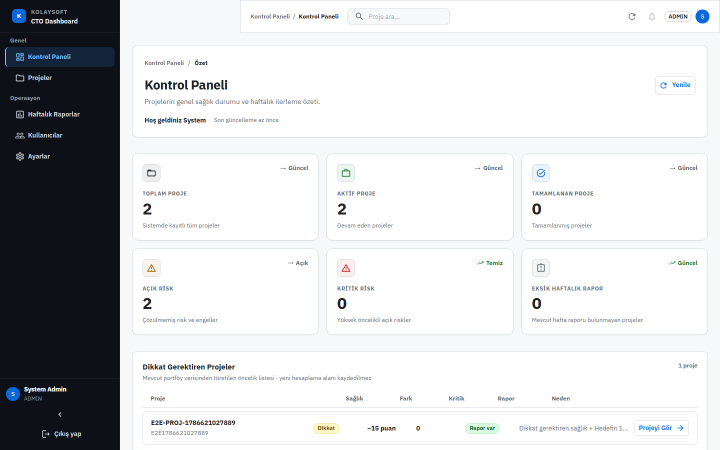
#> input picture docs/assets/screenshots/01-dashboard.png, 1440 x 900 px (shown at 1/2 size)
$ python compose_social_preview.py
#> lines starting #> are read from the running program, lines starting #| are printed output that depends on the picture; after the words box and inside, x2 and y2 are one past the last pixel; in counts of white or black regions, pixels touching at a corner belong together
"""
Compose GitHub Social Preview (1280x640) from Product Tour screenshots.

  python docs/tools/compose_social_preview.py

Does not modify application source. Output:
  docs/assets/social/kolaysoft-cto-dashboard-social-preview.png
"""

from __future__ import annotations

from pathlib import Path

from PIL import Image, ImageDraw, ImageFilter, ImageFont

ROOT = Path(__file__).resolve().parents[2]
SHOTS = ROOT / "docs" / "assets" / "screenshots"
OUT_DIR = ROOT / "docs" / "assets" / "social"
OUT_PATH = OUT_DIR / "kolaysoft-cto-dashboard-social-preview.png"

CANVAS_W, CANVAS_H = 1280, 640


def load_font(size: int, bold: bool = False) -> ImageFont.FreeTypeFont | ImageFont.ImageFont:
    candidates = [
        r"C:\Windows\Fonts\segoeuib.ttf" if bold else r"C:\Windows\Fonts\segoeui.ttf",
        r"C:\Windows\Fonts\arialbd.ttf" if bold else r"C:\Windows\Fonts\arial.ttf",
        "/usr/share/fonts/truetype/dejavu/DejaVuSans-Bold.ttf"
        if bold
        else "/usr/share/fonts/truetype/dejavu/DejaVuSans.ttf",
    ]
    for path in candidates:
        try:
            return ImageFont.truetype(path, size=size)
        except OSError:
            continue
    return ImageFont.load_default()


def rounded(im: Image.Image, radius: int) -> Image.Image:
    im = im.convert("RGBA")
    mask = Image.new("L", im.size, 0)
    draw = ImageDraw.Draw(mask)
    draw.rounded_rectangle((0, 0, im.width, im.height), radius=radius, fill=255)
    out = im.copy()
    out.putalpha(mask)
    return out


def drop_shadow(im: Image.Image, offset: tuple[int, int] = (0, 10), blur: int = 18, opacity: int = 90) -> Image.Image:
    shadow = Image.new("RGBA", (im.width + blur * 2 + abs(offset[0]), im.height + blur * 2 + abs(offset[1])), (0, 0, 0, 0))
    layer = Image.new("RGBA", im.size, (0, 0, 0, opacity))
    layer.putalpha(im.split()[-1].point(lambda a: min(a, opacity)))
    shadow.paste(layer, (blur + max(offset[0], 0), blur + max(offset[1], 0)), layer)
    shadow = shadow.filter(ImageFilter.GaussianBlur(blur // 2))
    base = Image.new("RGBA", shadow.size, (0, 0, 0, 0))
    base.alpha_composite(shadow)
    base.alpha_composite(im, (blur + max(-offset[0], 0), blur + max(-offset[1], 0)))
    return base


def crop_resize(path: Path, box: tuple[int, int, int, int], width: int) -> Image.Image:
    im = Image.open(path).convert("RGB")
    im = im.crop(box)
    ratio = width / im.width
    height = max(1, int(im.height * ratio))
    im = im.resize((width, height), Image.Resampling.LANCZOS)
    return rounded(im, radius=12)


def main() -> None:
    OUT_DIR.mkdir(parents=True, exist_ok=True)

    # Neutral dark canvas — product screenshots keep their native colors.
    canvas = Image.new("RGBA", (CANVAS_W, CANVAS_H), (18, 24, 33, 255))
    draw = ImageDraw.Draw(canvas)
    # Soft vertical vignette (edges only; no mid-band artifact)
    for x in range(0, 48):
        a = int(28 * (1 - x / 48))
        draw.line([(x, 0), (x, CANVAS_H)], fill=(8, 12, 18, a))
        draw.line([(CANVAS_W - 1 - x, 0), (CANVAS_W - 1 - x, CANVAS_H)], fill=(8, 12, 18, a))

    title_font = load_font(34, bold=True)
    subtitle_font = load_font(17, bold=False)
    strip_font = load_font(13, bold=False)

    title = "Kolaysoft CTO Dashboard"
    subtitle = "Role-based project reporting & CTO portfolio monitoring"

    draw.text((44, 28), title, font=title_font, fill=(245, 247, 250, 255))
    draw.text((44, 72), subtitle, font=subtitle_font, fill=(168, 178, 192, 255))

    # Dashboard: KPI + Attention Center
    dash = crop_resize(
        SHOTS / "01-dashboard.png",
        box=(0, 48, 1440, 760),
        width=760,
    )
#> in crop_resize, im is the input picture: PIL image 1440x900 RGB; mean R, G, B 210.7, 212.2, 213.9
#> in rounded, `mask = Image.new("L", im.size, 0)`: mask: PIL image 760x375 L; every value is 0
#> in rounded, `out.putalpha(mask)`:
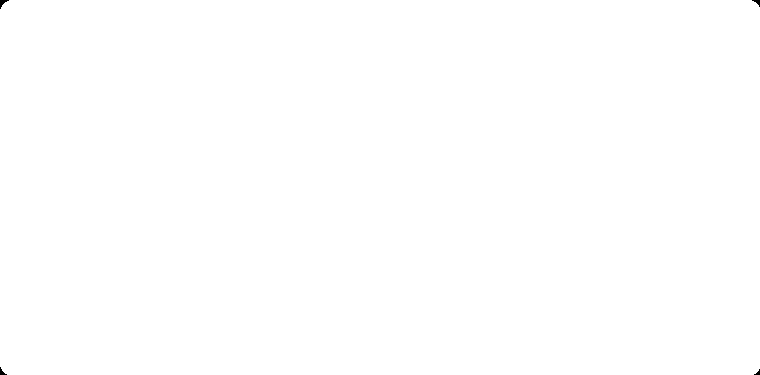
#> mask: PIL image 760x375 L; 100% white; 4 black regions (1 under 20 px), largest, box (x1, y1, x2, y2) and area: (0, 0, 9, 9) 34, (752, 0, 760, 7) 25, (0, 367, 7, 375) 25
    # Project Detail: hero + metrics + Executive Insight (nav cropped for density)
    detail = crop_resize(
        SHOTS / "03-project-detail.png",
        box=(210, 48, 1440, 700),
        width=580,
    )
#> call 2 of crop_resize, with box = (210, 48, 1440, 700), width = 580
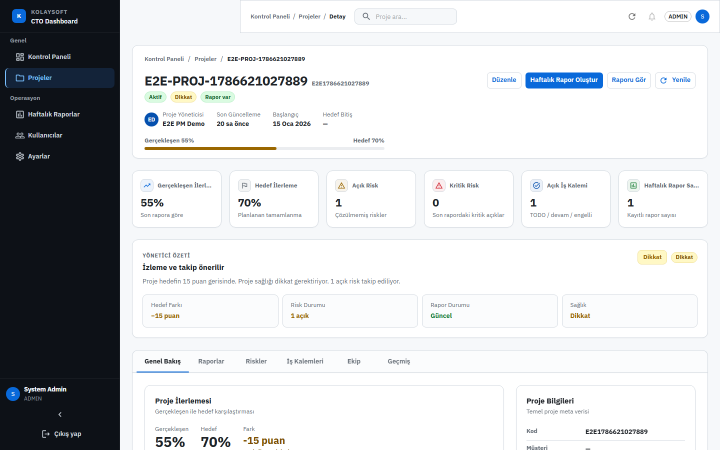
#> input picture docs/assets/screenshots/03-project-detail.png, 1440 x 900 px (shown at 1/2 size)
#> in crop_resize, im is the input picture: PIL image 1440x900 RGB; mean R, G, B 208.3, 210.2, 212.1
#> call 2 of rounded, with radius = 12
#> in rounded (call 2), `mask = Image.new("L", im.size, 0)`: mask: PIL image 580x307 L; every value is 0
#> in rounded (call 2), `out.putalpha(mask)`:
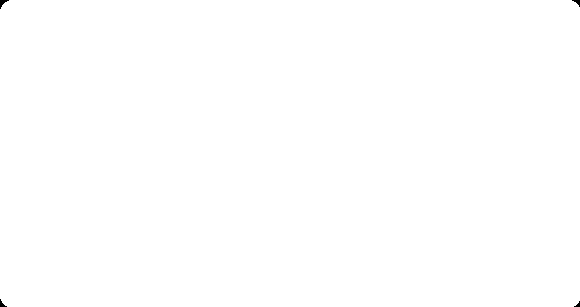
#> mask: PIL image 580x307 L; 99.9% white; 4 black regions (1 under 20 px), largest, box (x1, y1, x2, y2) and area: (0, 0, 9, 9) 34, (572, 0, 580, 7) 25, (0, 299, 7, 307) 25

    dash_shadow = drop_shadow(dash, offset=(0, 10), blur=20, opacity=95)
#> in drop_shadow, `shadow = Image.new("RGBA", (im.width + blur * 2 + abs(offset[0]), im.h..`: shadow: PIL image 800x425 RGBA; every value is 0
    detail_shadow = drop_shadow(detail, offset=(0, 12), blur=22, opacity=105)
#> call 2 of drop_shadow, with offset = (0, 12), blur = 22, opacity = 105
#> in drop_shadow (call 2), `shadow = Image.new("RGBA", (im.width + blur * 2 + abs(offset[0]), im.h..`: shadow: PIL image 624x363 RGBA; every value is 0
#> in drop_shadow (call 2), `layer.putalpha(im.split()[-1].point(lambda a: min(a, opacity)))`:
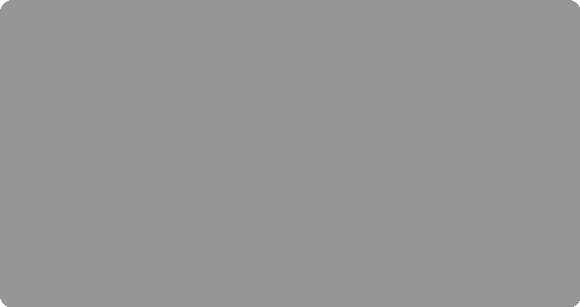
#> layer: PIL image 580x307 RGBA; mean R, G, B, A 0, 0, 0, 104.9; transparent parts drawn white
#> in drop_shadow (call 2), `shadow.paste(layer, (blur + max(offset[0], 0), blur + max(offset[1], 0..`:
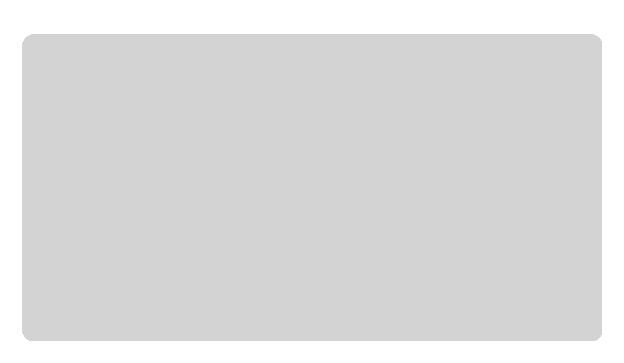
#> shadow: PIL image 624x363 RGBA; mean R, G, B, A 0, 0, 0, 33.8; transparent parts drawn white
#> in drop_shadow (call 2), `base.alpha_composite(im, (blur + max(-offset[0], 0), blur + max(-offse..`:
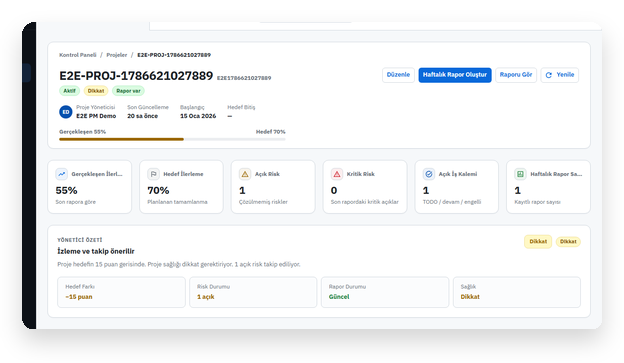
#> base: PIL image 624x363 RGBA; mean R, G, B, A 188.9, 190, 190.8, 202.3; transparent parts drawn white

    # Primary dashboard left; detail overlaps right — readable product focus.
    canvas.alpha_composite(dash_shadow, (24, 118))
    canvas.alpha_composite(detail_shadow, (670, 138))

    # Quality strip (text only — no badges / no unverified scores)
    strip = "Spring Boot  ·  React  ·  PostgreSQL  ·  Docker  ·  Playwright  ·  CI"
    strip_bbox = draw.textbbox((0, 0), strip, font=strip_font)
#> strip_bbox = (0, 2, 417, 16)
    strip_w = strip_bbox[2] - strip_bbox[0]
#> strip_w = 417
    draw.rectangle((0, CANVAS_H - 34, CANVAS_W, CANVAS_H), fill=(12, 16, 22, 255))
    draw.text(
        ((CANVAS_W - strip_w) // 2, CANVAS_H - 26),
        strip,
        font=strip_font,
        fill=(150, 162, 178, 255),
    )

    final = canvas.convert("RGB")
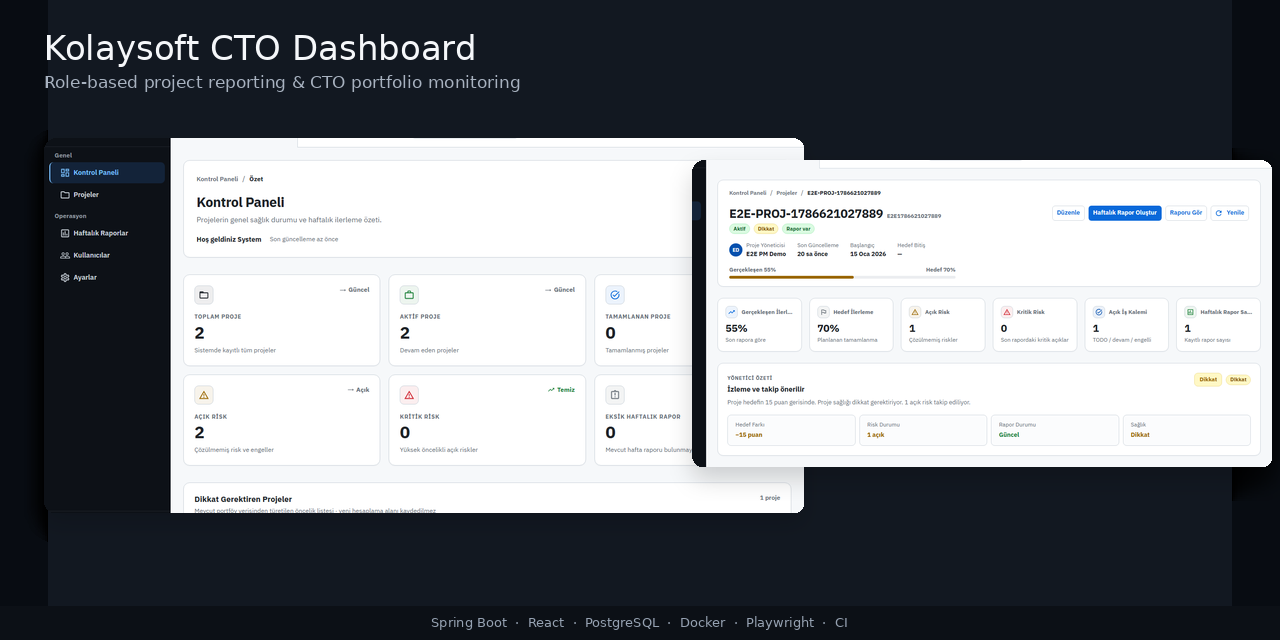
#> final: PIL image 1280x640 RGB; mean R, G, B 123.7, 127.1, 131.8
    if final.size != (CANVAS_W, CANVAS_H):
        raise SystemExit(f"Unexpected size: {final.size}")
    final.save(OUT_PATH, format="PNG", optimize=True)
    print(f"Wrote {OUT_PATH} ({OUT_PATH.stat().st_size} bytes) {final.size}")
#| Wrote docs/assets/social/kolaysoft-cto-dashboard-social-preview.png (130381 bytes) (1280, 640)


if __name__ == "__main__":
    main()
